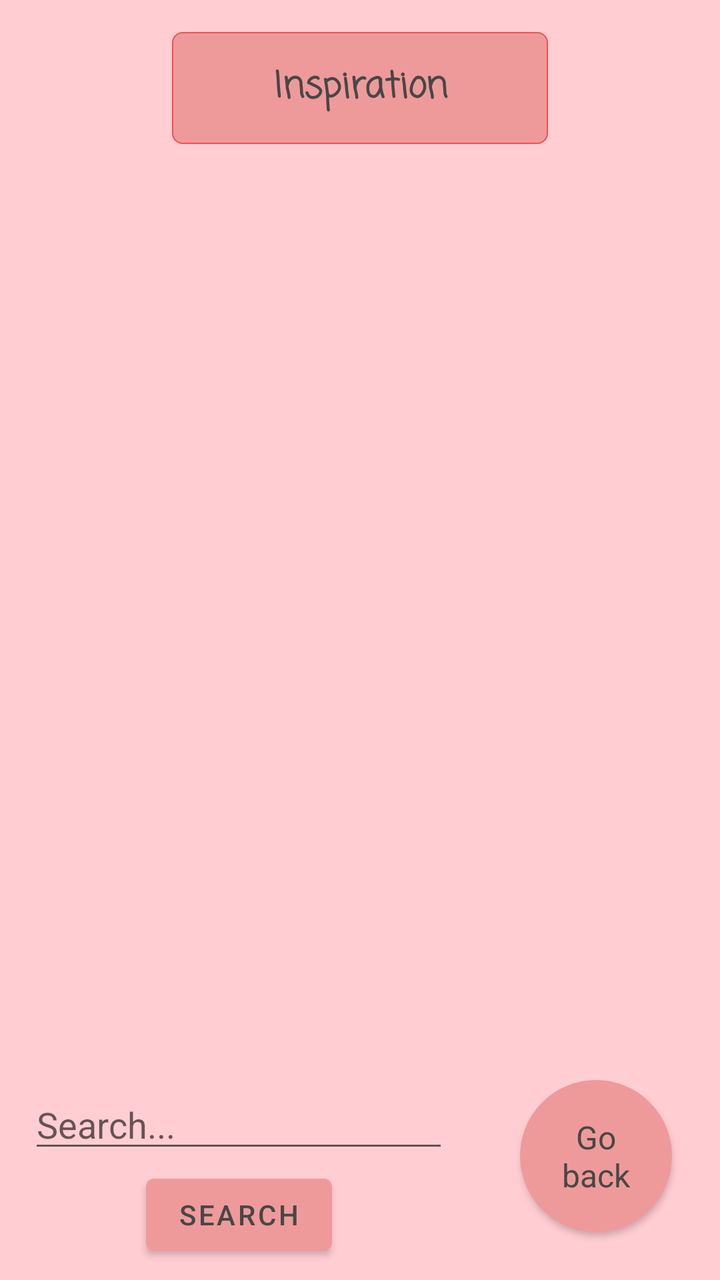
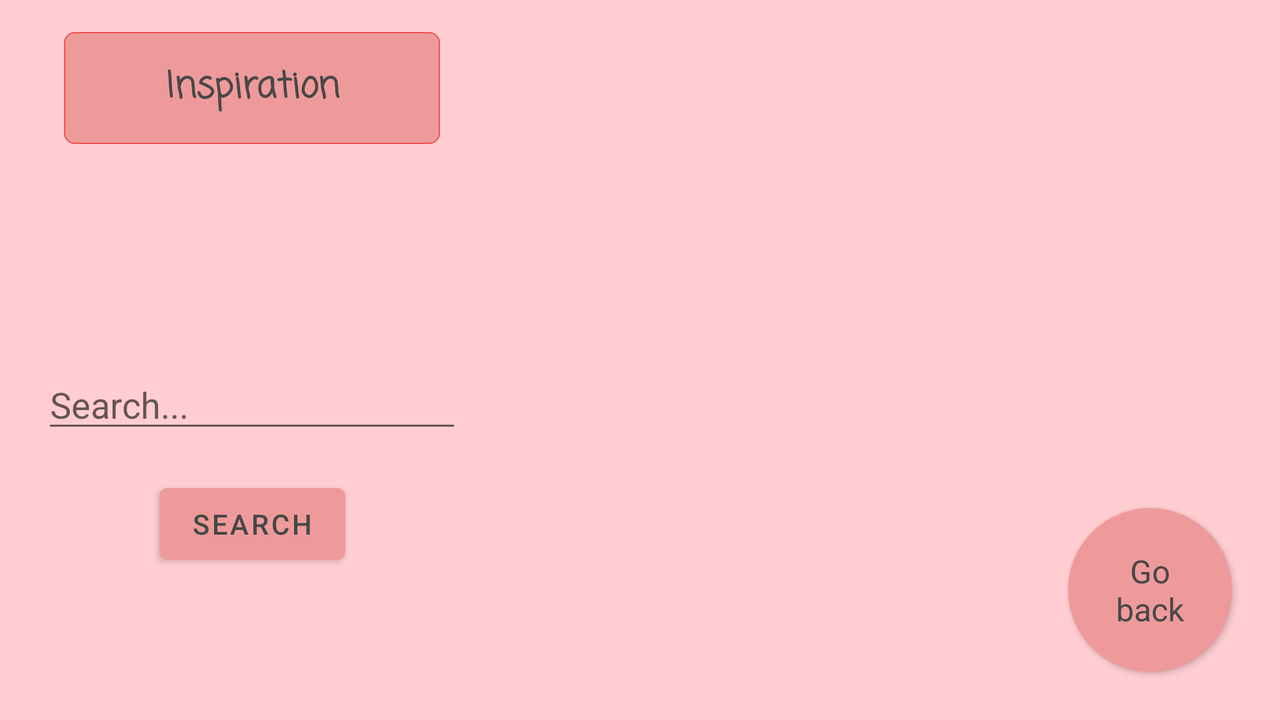

Compare how this app lays out the same screen by default and in its alternative resource folder. The renders come first, then the two layout files and the values they reference.
<!-- AndroidManifest.xml: application theme Theme.KnittyBuddy -->
<!-- res/layout/activity_inspiration_list.xml -->
<?xml version="1.0" encoding="utf-8"?>
<androidx.constraintlayout.widget.ConstraintLayout xmlns:android="http://schemas.android.com/apk/res/android"
    xmlns:app="http://schemas.android.com/apk/res-auto"
    xmlns:tools="http://schemas.android.com/tools"
    android:layout_width="match_parent"
    android:layout_height="match_parent"
    android:background="@color/background"
    tools:context=".inspiration.InspirationListActivity">


    <TextView
        android:id="@+id/InspirationListHeaderText"
        style="@style/textFieldStyle"
        android:layout_width="188dp"
        android:layout_height="56dp"
        android:layout_marginTop="16dp"
        android:background="@drawable/rounded_squared_shape_dark"
        android:gravity="center"
        android:text="@string/inspiration"
        android:textStyle="bold"
        app:layout_constraintEnd_toEndOf="parent"
        app:layout_constraintStart_toStartOf="parent"
        app:layout_constraintTop_toTopOf="parent"
        tools:text="@string/inspiration" />

    <androidx.recyclerview.widget.RecyclerView
        android:id="@+id/inspirationRcView"
        android:layout_width="match_parent"
        android:layout_height="500dp"
        android:layout_marginTop="16dp"
        app:layout_constraintEnd_toEndOf="@+id/InspirationListHeaderText"
        app:layout_constraintStart_toStartOf="@+id/InspirationListHeaderText"
        app:layout_constraintTop_toBottomOf="@+id/InspirationListHeaderText"
        tools:itemCount="10"
        tools:listitem="@layout/inspiration_list_item" />

    <Button
        android:id="@+id/btn_inspirationList_back"
        style="@style/buttonStyle"
        android:layout_width="76dp"
        android:layout_height="76dp"
        android:layout_marginEnd="24dp"
        android:layout_marginRight="24dp"
        android:layout_marginBottom="24dp"
        android:text="@string/go_back"
        app:layout_constraintBottom_toBottomOf="parent"
        app:layout_constraintEnd_toEndOf="parent"
        tools:text="@string/go_back" />

    <EditText
        android:id="@+id/inspirationSearchText"
        android:layout_width="wrap_content"
        android:layout_height="wrap_content"
        android:ems="10"
        android:hint="@string/InspiHint"
        android:inputType="textPersonName"
        app:layout_constraintEnd_toStartOf="@+id/btn_inspirationList_back"
        app:layout_constraintHorizontal_bias="0.287"
        app:layout_constraintStart_toStartOf="parent"
        app:layout_constraintTop_toTopOf="@+id/btn_inspirationList_back" />

    <Button
        android:id="@+id/btn_inspirationList_search"
        android:layout_width="wrap_content"
        android:layout_height="wrap_content"
        android:layout_marginTop="16dp"
        android:text="@string/search"
        app:layout_constraintBottom_toBottomOf="@+id/btn_inspirationList_back"
        app:layout_constraintEnd_toEndOf="@+id/inspirationSearchText"
        app:layout_constraintStart_toStartOf="@+id/inspirationSearchText"
        app:layout_constraintTop_toBottomOf="@+id/inspirationSearchText"
        app:layout_constraintVertical_bias="0.484" />


</androidx.constraintlayout.widget.ConstraintLayout>
<!-- res/layout/inspiration_list_item.xml (included above) -->
<?xml version="1.0" encoding="utf-8"?>
<androidx.constraintlayout.widget.ConstraintLayout xmlns:android="http://schemas.android.com/apk/res/android"
    xmlns:app="http://schemas.android.com/apk/res-auto"
    xmlns:tools="http://schemas.android.com/tools"
    android:layout_width="match_parent"
    android:layout_height="wrap_content"
    android:background="@color/background">


    <TextView
        android:id="@+id/inspirationNameListItemtxt"
        style="@style/textFieldStyle"
        android:layout_width="wrap_content"
        android:layout_height="wrap_content"
        android:layout_marginTop="16dp"
        android:layout_marginBottom="16dp"
        android:text="@string/project_name"
        app:layout_constraintBottom_toBottomOf="parent"
        app:layout_constraintEnd_toEndOf="parent"
        app:layout_constraintHorizontal_bias="0.098"
        app:layout_constraintStart_toEndOf="@+id/inspirationImageItem"
        app:layout_constraintTop_toTopOf="parent"
        app:layout_constraintVertical_bias="0.0" />

    <ImageView
        android:id="@+id/inspirationImageItem"
        android:layout_width="100dp"
        android:layout_height="100dp"
        app:layout_constraintBottom_toBottomOf="parent"
        app:layout_constraintStart_toStartOf="parent"
        app:layout_constraintTop_toTopOf="parent"
        tools:srcCompat="@tools:sample/avatars" />

    <TextView
        android:id="@+id/inspirationDescriptionListItemtxt"
        android:layout_width="242dp"
        android:layout_height="37dp"
        android:text="@string/inspiration_description"
        app:layout_constraintBottom_toBottomOf="parent"
        app:layout_constraintEnd_toEndOf="parent"
        app:layout_constraintHorizontal_bias="0.0"
        app:layout_constraintStart_toStartOf="@+id/inspirationNameListItemtxt"
        app:layout_constraintTop_toBottomOf="@+id/inspirationNameListItemtxt"
        app:layout_constraintVertical_bias="0.2" />
</androidx.constraintlayout.widget.ConstraintLayout>
<!-- resources referenced by this layout -->
<resources>
  <color name="background">#FFCDD2</color>
  <!-- drawable rounded_squared_shape_dark (drawable-v24) -->
  <?xml version="1.0" encoding="utf-8"?>
  <shape xmlns:android="http://schemas.android.com/apk/res/android"
      android:shape="rectangle">
  
      <solid android:color="@color/buttonHeader"/>
      <corners android:radius="5dp"/>
      <stroke android:color="@color/outlinerDark" android:width="2px"/>
  </shape>
  <string name="InspiHint">Search...</string>
  <string name="go_back">Go back</string>
  <string name="inspiration">Inspiration</string>
  <string name="inspiration_description">Inspiration description</string>
  <string name="project_name">Project name</string>
  <string name="search">Search</string>
  <style name="buttonStyle" parent="@android:style/Widget.Button.Small">
          <item name="android:textColor">@color/textColor</item>
          <item name="android:textSize">16sp</item>
          <item name="android:background">@drawable/round_shape</item>
          <item name="backgroundTint">@color/buttonHeader</item>
      </style>
  <style name="textFieldStyle" parent="@android:style/Widget.TextView">
          <item name="android:textColor">@color/textColor</item>
          <item name="android:textSize">18sp</item>
          <item name="android:fontFamily">casual</item>
      </style>
  <style name="Theme.KnittyBuddy" parent="Theme.MaterialComponents.DayNight.DarkActionBar">
          
          <item name="colorPrimary">@color/buttonHeader</item>
          <item name="colorPrimaryVariant">@color/backgroundHeader</item>
          <item name="colorPrimarySurface">@color/background</item>
          <item name="colorOnPrimary">@color/textColor</item>
          <item name="backgroundColor">@color/background</item>
          
          <item name="colorSecondary">@color/teal_200</item>
          <item name="colorSecondaryVariant">@color/teal_700</item>
          <item name="colorOnSecondary">@color/black</item>
          
          <item name="android:statusBarColor" tools:targetApi="l">?attr/colorPrimaryVariant</item>
          
      </style>
  <color name="buttonHeader">#EF9A9A</color>
  <color name="outlinerDark">#EF5350</color>
  <color name="textColor">#474747</color>
  <!-- drawable round_shape (drawable-v24) -->
  <?xml version="1.0" encoding="utf-8"?>
  <shape xmlns:android="http://schemas.android.com/apk/res/android"
      android:shape="rectangle">
  
      <solid android:color="@color/buttonHeader"/>
      <corners android:radius="200dp"/>
      <stroke android:color="@color/black" android:width="2px"/>
  </shape>
  <color name="backgroundHeader">#F3B8B8</color>
  <color name="teal_200">#FF03DAC5</color>
  <color name="teal_700">#FF018786</color>
  <color name="black">#FF000000</color>
</resources>
<!-- res/layout-land/activity_inspiration_list.xml (the repository's variant of the layout above) -->
<!-- drawn on the phone turned sideways -->
<?xml version="1.0" encoding="utf-8"?>
<androidx.constraintlayout.widget.ConstraintLayout xmlns:android="http://schemas.android.com/apk/res/android"
    xmlns:app="http://schemas.android.com/apk/res-auto"
    xmlns:tools="http://schemas.android.com/tools"
    android:layout_width="match_parent"
    android:layout_height="match_parent"
    android:background="@color/background"
    tools:context=".inspiration.InspirationListActivity">


    

    <TextView
        android:id="@+id/InspirationListHeaderText"
        style="@style/textFieldStyle"
        android:layout_width="188dp"
        android:layout_height="56dp"
        android:layout_marginStart="32dp"
        android:layout_marginLeft="32dp"
        android:layout_marginTop="16dp"
        android:background="@drawable/rounded_squared_shape_dark"
        android:gravity="center"
        android:text="@string/inspiration"
        android:textStyle="bold"
        app:layout_constraintStart_toStartOf="parent"
        app:layout_constraintTop_toTopOf="parent"
        tools:text="@string/inspiration" />

    <androidx.recyclerview.widget.RecyclerView
        android:id="@+id/inspirationRcView"
        android:layout_width="0dp"
        android:layout_height="0dp"
        android:layout_marginStart="24dp"
        android:layout_marginLeft="24dp"
        android:layout_marginBottom="8dp"
        app:layout_constraintBottom_toTopOf="@+id/btn_inspirationList_back"
        app:layout_constraintEnd_toEndOf="parent"
        app:layout_constraintStart_toEndOf="@+id/InspirationListHeaderText"
        app:layout_constraintTop_toTopOf="parent"
        app:layout_constraintVertical_bias="0.0"
        tools:listitem="@layout/inspiration_list_item" />

    <Button
        android:id="@+id/btn_inspirationList_back"
        style="@style/buttonStyle"
        android:layout_width="82dp"
        android:layout_height="82dp"
        android:layout_marginEnd="24dp"
        android:layout_marginRight="24dp"
        android:layout_marginBottom="24dp"
        android:text="@string/go_back"
        app:layout_constraintBottom_toBottomOf="parent"
        app:layout_constraintEnd_toEndOf="parent"
        tools:text="@string/go_back" />

    <EditText
        android:id="@+id/inspirationSearchText"
        android:layout_width="wrap_content"
        android:layout_height="wrap_content"
        android:layout_marginTop="108dp"
        android:ems="10"
        android:hint="@string/InspiHint"
        android:inputType="textPersonName"
        app:layout_constraintEnd_toEndOf="@+id/InspirationListHeaderText"
        app:layout_constraintStart_toStartOf="@+id/InspirationListHeaderText"
        app:layout_constraintTop_toBottomOf="@+id/InspirationListHeaderText" />
    

    <Button
        android:id="@+id/btn_inspirationList_search"
        android:layout_width="wrap_content"
        android:layout_height="wrap_content"
        android:layout_marginTop="16dp"
        android:text="@string/search"
        app:layout_constraintBottom_toBottomOf="parent"
        app:layout_constraintEnd_toEndOf="@+id/inspirationSearchText"
        app:layout_constraintStart_toStartOf="@+id/inspirationSearchText"
        app:layout_constraintTop_toBottomOf="@+id/inspirationSearchText"
        app:layout_constraintVertical_bias="0.008" />


</androidx.constraintlayout.widget.ConstraintLayout>
